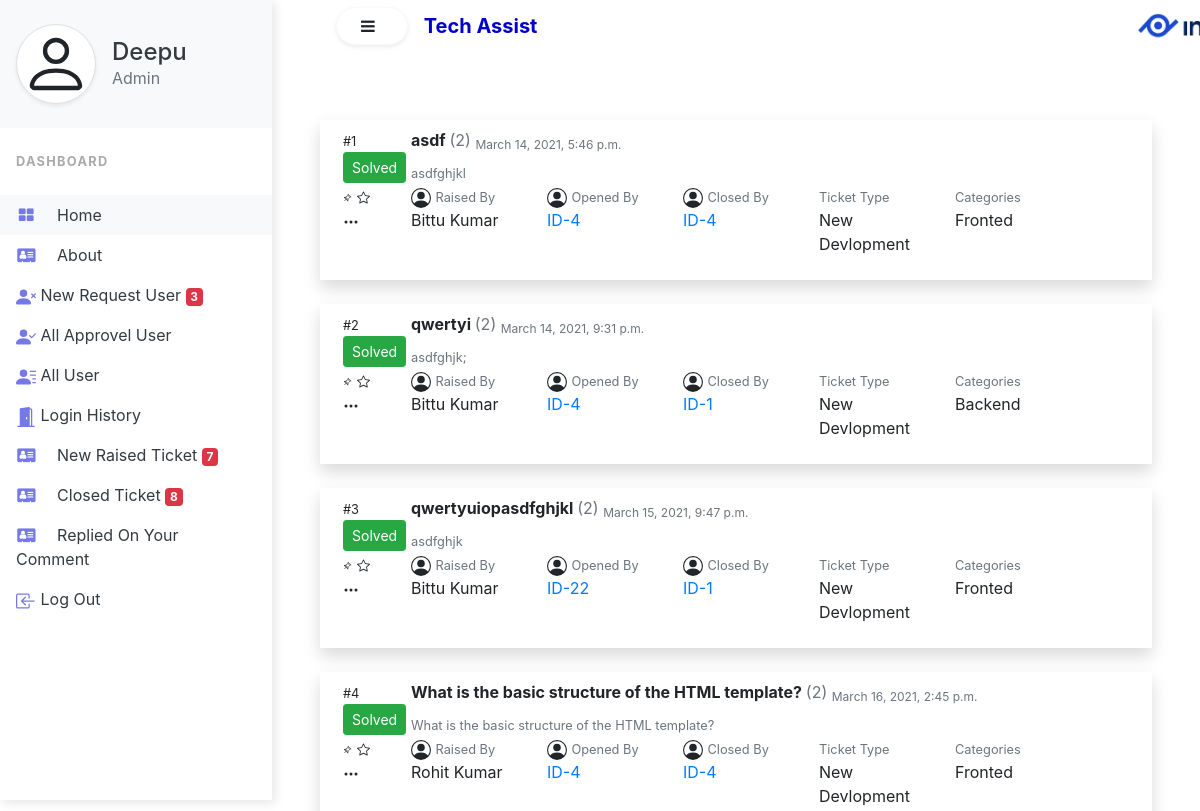
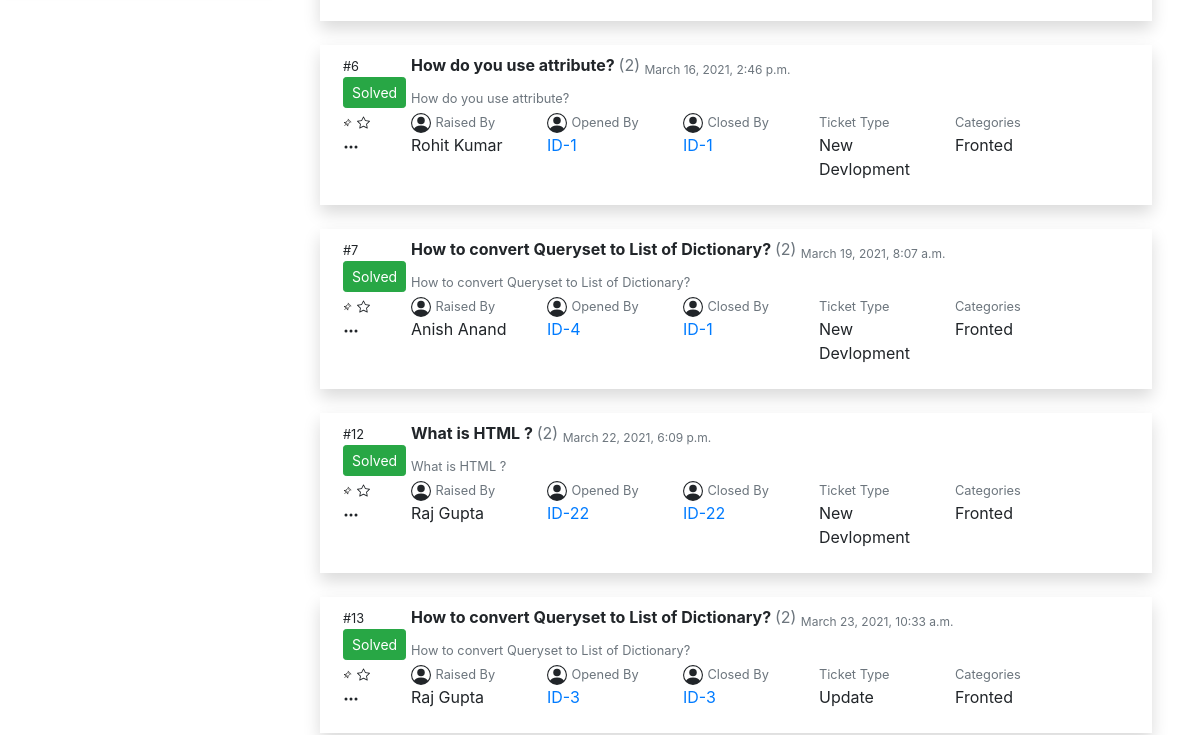
/showclosedticketadmin/ (signed in), run on an earlier commit of the app's database (2 pictures, top to bottom).
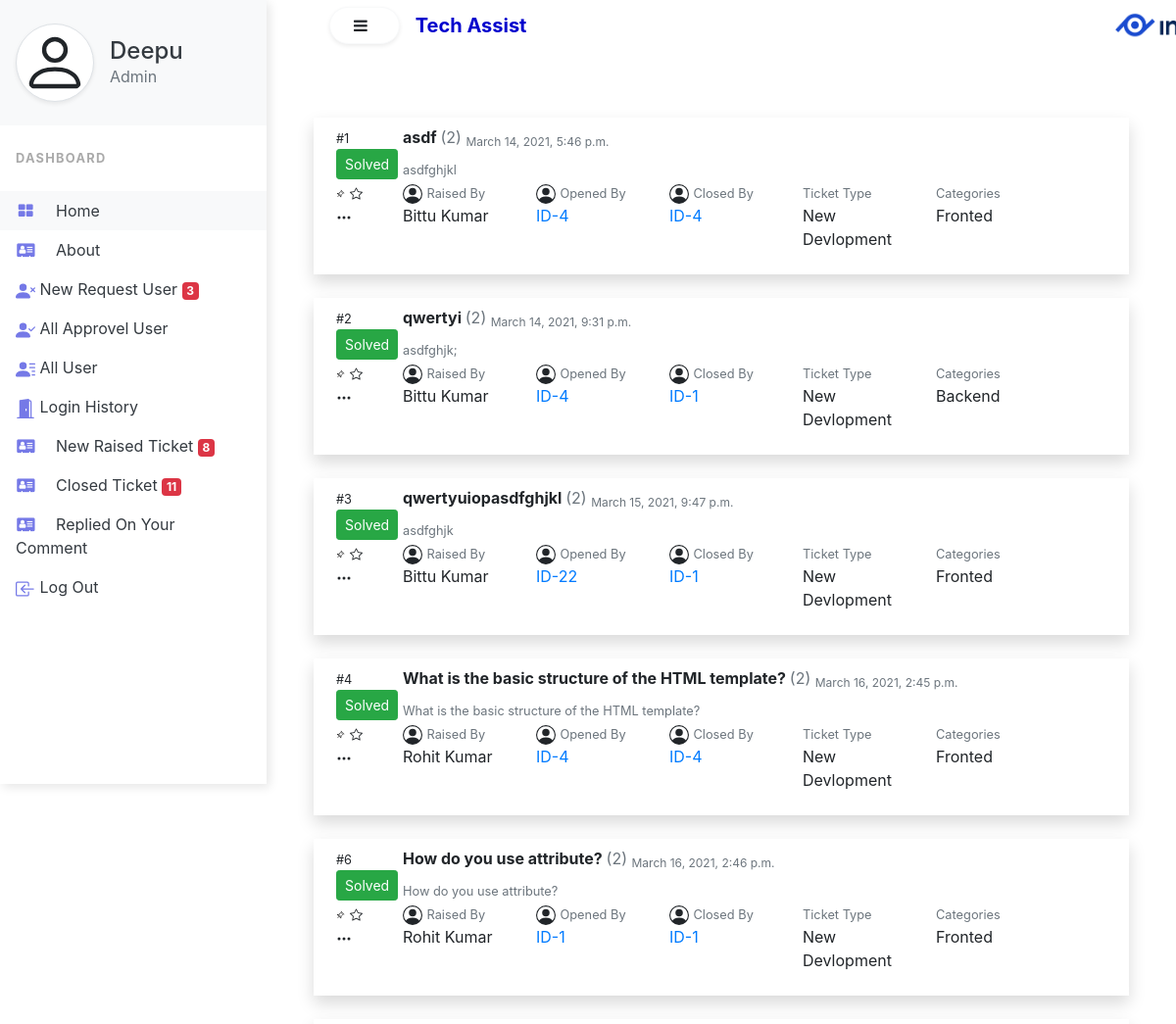
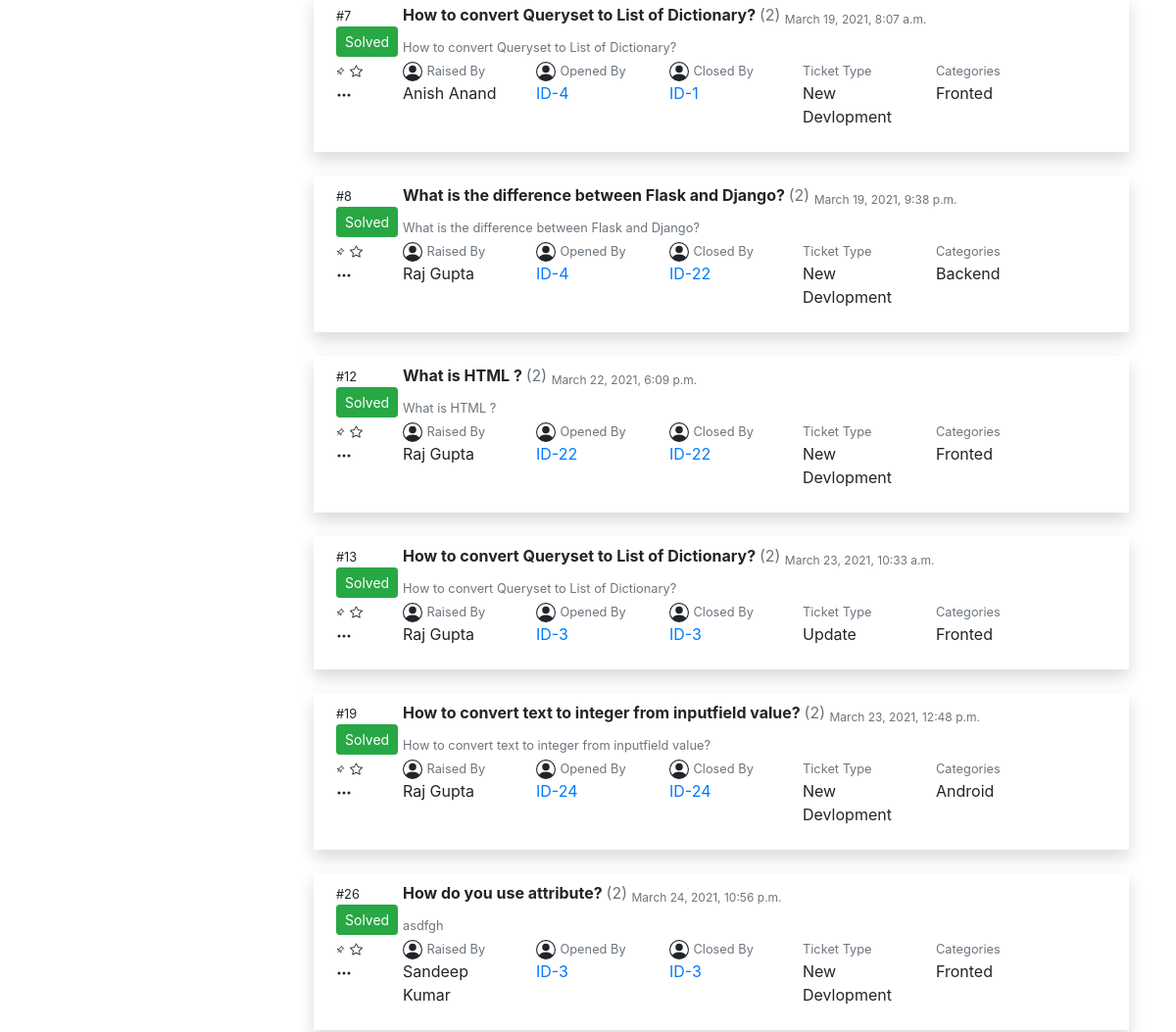
And on a later commit of the database (2 pictures, top to bottom).
### Help/models.py (models this page shows, shortened)
class TicketModel(models.Model):
    user = models.ForeignKey(UserModel, on_delete=models.CASCADE)
    status = models.CharField(max_length=100, null=True)
    categrories = models.CharField(max_length=100, choices=CATEGORIES)
    ticket_type = models.CharField(max_length=100, choices=TICKET_TYPE)
    question = models.CharField(max_length=250)
    description = models.TextField(null=True)
    ticket_raise_date = models.DateTimeField(auto_now=False, auto_now_add=False, null=True)
    ticket_opened_by = models.IntegerField(null=True)
    ticket_closed_by = models.IntegerField(null=True)
    ticket_open_date = models.DateTimeField(auto_now=False, auto_now_add=False, null=True)
    ticket_close_date = models.DateTimeField(auto_now=False, auto_now_add=False, null=True)

class UserModel(models.Model):
    first_name = models.CharField(max_length=100)
    mid_name = models.CharField(max_length=100, blank=True)
    last_name = models.CharField(max_length=100)
    gender = models.CharField(max_length=10)
    email = models.EmailField(max_length=100, unique=True)
    user_type = models.CharField(max_length=100, choices=USERTYPE)
    password = models.CharField(max_length=100, default=None)
    approved_by = models.CharField(max_length=100, null=True, blank=True)
    approved_date = models.DateField(auto_now=False, auto_now_add=False, null=True, blank=True )
    revoked_by = models.IntegerField(max_length=3, null=True, blank=True)
    revoke_date = models.DateField(auto_now=False, auto_now_add=False, null=True, blank=True)

### Help/views.py (the view)
# urls.py: path('showclosedticketadmin/', showclosedTicketinAdmin),
def showclosedTicketinAdmin(request):
    if request.session.get('name', 'None') == 'None':
        return redirect('/login/')
    if request.session['user_type'] != 'Admin':
        return redirect('/logout/')
    data = request.session.get('name')
    ut = request.session.get('user_type')
    closed_Ticket = TicketModel.objects.filter(status="Solved")
    ct = len(closed_Ticket)
    new_Raised_Ticket = TicketModel.objects.filter(status="New")
    nt = len(new_Raised_Ticket)
    new_request = UserModel.objects.filter(approved_by=None)
    tn = len(new_request)
    return render(request, 'admin_show_closed_ticket.html', {'rt': closed_Ticket, 'data':data, 'ut':ut, 'ct':ct, 'nt':nt, 'tn': tn,})

### Help/templates/admin_show_closed_ticket.html (shortened to what the changed rows need)
{% extends 'index.html' %}
{% block sidenavbar %}
<div class="vertical-nav bg-white" id="sidebar">
  <div class="py-4 px-3 mb-4 bg-light">
    <div class="media d-flex align-items-center">
      <div class="media-body">
        <a href="/adminprofile/" class="text-dark"><h4 class="m-0">{{ data }}</h4></a>
        <p class="font-weight-normal text-muted mb-0">{{ut}}</p>
      </div>
    </div>
  </div>
  <ul class="nav flex-column bg-white mb-0">
      <li class="nav-item">
      <a href="/newraisedticketadmin/" class="nav-link text-dark">
                <i class="fa fa-address-card mr-3 text-primary fa-fw"></i>
                New Raised Ticket <span class="badge badge-danger" id="NofNewTicket">{{ nt }}</span>
            </a>
    </li>
      <li class="nav-item">
      <a href="/showclosedticketadmin/" class="nav-link text-dark">
                <i class="fa fa-address-card mr-3 text-primary fa-fw"></i>
                Closed Ticket <span class="badge badge-danger" id="ClosedTicket">{{ ct }}</span>
            </a>
        </li>
  </ul>
</div>
{% endblock sidenavbar %}
{% block item %}
<div class="container">
    {% for i in rt %}
	<div class="row p-2 shadow mt-4">
		<div class="col-md-12">
		<div class="row">
			<div class="col-md-1">
						<div class="row">
							<div class="col-md-12">
								<small>#{{i.id}}</small>
							</div>
						</div>
						<div class="row">
							<div class="col-md-12">
                                <a href="/closedticketopen/status/{{ i.id }}/"><button class="btn btn-success btn-sm" >{{i.status}}</button></a>
							</div>
						</div>
			</div>
			<div class="col-md-10">
				<strong>{{i.question}} </strong><label class="text text-muted"> (2)</label> <sub class="text text-muted">{{i.ticket_raise_date}}</sub><br/>
				<small class="text text-muted">{{i.description}}</small>
			</div>
		</div>
		<div class="row">
			<div class="col-md-1">
								<svg xmlns="http://www.w3.org/2000/svg" width="16" height="16" fill="currentColor" class="bi bi-three-dots" viewBox="0 0 16 16">
				  <path d="M3 9.5a1.5 1.5 0 1 1 0-3 1.5 1.5 0 0 1 0 3zm5 0a1.5 1.5 0 1 1 0-3 1.5 1.5 0 0 1 0 3zm5 0a1.5 1.5 0 1 1 0-3 1.5 1.5 0 0 1 0 3z"/>
				</svg>
							</div>
			<div class="col-md-2">
<small class="text text-muted">Raised By</small>
<p>{{i.user.first_name}} {{i.user.mid_name}} {{i.user.last_name}}</p>
			</div>
            <div class="col-md-2">
<small class="text text-muted">Opened By</small>
<p><a href="/adminpage/{{i.ticket_opened_by}}/">ID-{{i.ticket_opened_by}}</a></p>
			</div>
            <div class="col-md-2">
<small class="text text-muted">Closed By</small>
                <p><a href="/adminpage/{{i.ticket_closed_by}}/">ID-{{i.ticket_closed_by}}</a></p>
			</div>
			<div class="col-md-2">
				<small class="text text-muted">Ticket Type</small>
				<p>{{ i.ticket_type }}</p>
			</div>
			<div class="col-md-2">
				<small class="text text-muted">Categories</small>
				<p>{{ i.categrories }}</p>
			</div>
		</div>
	</div>
</div>
    {% endfor %}
</div>
{% endblock item %}

What changed in the data, as far as the page shows it:
now on this page (row unchanged): UserModel: user_type "Admin"
now on this page (row edited): TicketModel: id "8", status "Solved", question "What is the difference between Flask and Django?", ticket_raise_date "March 19, 2021, 9:38 p.m.", description "What is the difference between Flask and Django?", user.first_name "Raj", user.last_name "Gupta", ticket_opened_by "4", ticket_closed_by "22", ticket_type "New Devlopment", categrories "Backend"
now on this page (row edited): TicketModel: id "19", status "Solved", question "How to convert text to integer from inputfield value?", ticket_raise_date "March 23, 2021, 12:48 p.m.", description "How to convert text to integer from inputfield value?", user.first_name "Raj", user.last_name "Gupta", ticket_opened_by "24", ticket_closed_by "24", ticket_type "New Devlopment", categrories "Android"
added TicketModel: id "26", status "Solved", question "How do you use attribute?", ticket_raise_date "March 24, 2021, 10:56 p.m.", description "asdfgh", user.first_name "Sandeep", user.last_name "Kumar", ticket_opened_by "3", ticket_closed_by "3", ticket_type "New Devlopment", categrories "Fronted"
Also different on the page:
{{ nt }}: "7" → "8"
{{ ct }}: "8" → "11"
{{ ut }}: "Admin" → (not shown)
